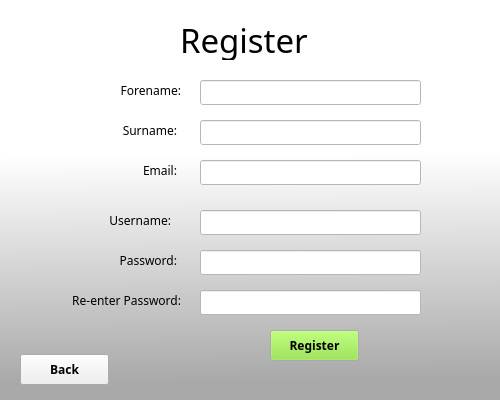
<?xml version="1.0" encoding="UTF-8"?>
<ui version="4.0">
 <class>RegisterWindow</class>
 <widget class="QWidget" name="RegisterWindow">
  <property name="geometry">
   <rect>
    <x>0</x>
    <y>0</y>
    <width>500</width>
    <height>400</height>
   </rect>
  </property>
  <property name="windowTitle">
   <string>Form</string>
  </property>
  <property name="styleSheet">
   <string notr="true">

#RegisterWindow{background-color: qlineargradient(spread:pad, x1:0.512, y1:1, x2:0.503, y2:0.306727, stop:0.0696517 rgba(169, 169, 169, 255), stop:0.890547 rgba(255, 255, 255, 255));}
#stackedWidget{ background-color: rgba(1,1,1,0);}</string>
  </property>
  <widget class="QStackedWidget" name="stackedWidget">
   <property name="geometry">
    <rect>
     <x>0</x>
     <y>0</y>
     <width>500</width>
     <height>400</height>
    </rect>
   </property>
   <property name="sizePolicy">
    <sizepolicy hsizetype="Fixed" vsizetype="Fixed">
     <horstretch>0</horstretch>
     <verstretch>0</verstretch>
    </sizepolicy>
   </property>
   <property name="styleSheet">
    <string notr="true"/>
   </property>
   <widget class="QWidget" name="page">
    <property name="styleSheet">
     <string notr="true"/>
    </property>
    <widget class="QLabel" name="RegisterTitle">
     <property name="geometry">
      <rect>
       <x>180</x>
       <y>19</y>
       <width>191</width>
       <height>41</height>
      </rect>
     </property>
     <property name="font">
      <font>
       <family>AnjaliOldLipi</family>
       <pointsize>25</pointsize>
      </font>
     </property>
     <property name="text">
      <string>Register</string>
     </property>
    </widget>
    <widget class="QLabel" name="ForenameRegisterLabel">
     <property name="enabled">
      <bool>true</bool>
     </property>
     <property name="geometry">
      <rect>
       <x>100</x>
       <y>80</y>
       <width>81</width>
       <height>21</height>
      </rect>
     </property>
     <property name="font">
      <font>
       <family>AnjaliOldLipi</family>
      </font>
     </property>
     <property name="text">
      <string>Forename:</string>
     </property>
     <property name="alignment">
      <set>Qt::AlignRight|Qt::AlignTrailing|Qt::AlignVCenter</set>
     </property>
    </widget>
    <widget class="QLabel" name="SurnameRegisterLabe">
     <property name="enabled">
      <bool>true</bool>
     </property>
     <property name="geometry">
      <rect>
       <x>110</x>
       <y>120</y>
       <width>67</width>
       <height>21</height>
      </rect>
     </property>
     <property name="font">
      <font>
       <family>AnjaliOldLipi</family>
      </font>
     </property>
     <property name="text">
      <string>Surname:</string>
     </property>
     <property name="alignment">
      <set>Qt::AlignRight|Qt::AlignTrailing|Qt::AlignVCenter</set>
     </property>
    </widget>
    <widget class="QLabel" name="PasswordRegisterLabel">
     <property name="enabled">
      <bool>true</bool>
     </property>
     <property name="geometry">
      <rect>
       <x>106</x>
       <y>250</y>
       <width>71</width>
       <height>21</height>
      </rect>
     </property>
     <property name="font">
      <font>
       <family>AnjaliOldLipi</family>
      </font>
     </property>
     <property name="text">
      <string>Password:</string>
     </property>
     <property name="alignment">
      <set>Qt::AlignRight|Qt::AlignTrailing|Qt::AlignVCenter</set>
     </property>
    </widget>
    <widget class="QLabel" name="PasswordRegisterLabel_2">
     <property name="enabled">
      <bool>true</bool>
     </property>
     <property name="geometry">
      <rect>
       <x>50</x>
       <y>290</y>
       <width>131</width>
       <height>21</height>
      </rect>
     </property>
     <property name="font">
      <font>
       <family>AnjaliOldLipi</family>
      </font>
     </property>
     <property name="text">
      <string>Re-enter Password:</string>
     </property>
     <property name="alignment">
      <set>Qt::AlignRight|Qt::AlignTrailing|Qt::AlignVCenter</set>
     </property>
    </widget>
    <widget class="QLabel" name="UsernameRegisterLabel">
     <property name="enabled">
      <bool>true</bool>
     </property>
     <property name="geometry">
      <rect>
       <x>90</x>
       <y>210</y>
       <width>81</width>
       <height>21</height>
      </rect>
     </property>
     <property name="font">
      <font>
       <family>AnjaliOldLipi</family>
      </font>
     </property>
     <property name="text">
      <string>Username:</string>
     </property>
     <property name="alignment">
      <set>Qt::AlignRight|Qt::AlignTrailing|Qt::AlignVCenter</set>
     </property>
    </widget>
    <widget class="QLabel" name="EmailRegisterLabel">
     <property name="enabled">
      <bool>true</bool>
     </property>
     <property name="geometry">
      <rect>
       <x>110</x>
       <y>160</y>
       <width>67</width>
       <height>21</height>
      </rect>
     </property>
     <property name="font">
      <font>
       <family>AnjaliOldLipi</family>
      </font>
     </property>
     <property name="text">
      <string>Email:</string>
     </property>
     <property name="alignment">
      <set>Qt::AlignRight|Qt::AlignTrailing|Qt::AlignVCenter</set>
     </property>
    </widget>
    <widget class="QLineEdit" name="ReEnterPassword">
     <property name="geometry">
      <rect>
       <x>200</x>
       <y>290</y>
       <width>221</width>
       <height>25</height>
      </rect>
     </property>
     <property name="styleSheet">
      <string notr="true">background-color: rgb(255, 255, 255);</string>
     </property>
    </widget>
    <widget class="QLineEdit" name="RegisterPassword">
     <property name="geometry">
      <rect>
       <x>200</x>
       <y>250</y>
       <width>221</width>
       <height>25</height>
      </rect>
     </property>
     <property name="styleSheet">
      <string notr="true">background-color: rgb(255, 255, 255);</string>
     </property>
    </widget>
    <widget class="QLineEdit" name="RegisterUsername">
     <property name="geometry">
      <rect>
       <x>200</x>
       <y>210</y>
       <width>221</width>
       <height>25</height>
      </rect>
     </property>
     <property name="styleSheet">
      <string notr="true">background-color: rgb(255, 255, 255);</string>
     </property>
    </widget>
    <widget class="QLineEdit" name="RegisterEmail">
     <property name="geometry">
      <rect>
       <x>200</x>
       <y>160</y>
       <width>221</width>
       <height>25</height>
      </rect>
     </property>
     <property name="styleSheet">
      <string notr="true">background-color: rgb(255, 255, 255);</string>
     </property>
    </widget>
    <widget class="QLineEdit" name="RegisterSurname">
     <property name="geometry">
      <rect>
       <x>200</x>
       <y>120</y>
       <width>221</width>
       <height>25</height>
      </rect>
     </property>
     <property name="styleSheet">
      <string notr="true">background-color: rgb(255, 255, 255);</string>
     </property>
    </widget>
    <widget class="QLineEdit" name="RegisterForename">
     <property name="geometry">
      <rect>
       <x>200</x>
       <y>80</y>
       <width>221</width>
       <height>25</height>
      </rect>
     </property>
     <property name="styleSheet">
      <string notr="true">background-color: rgb(255, 255, 255);</string>
     </property>
    </widget>
    <widget class="QPushButton" name="RegisterButton">
     <property name="geometry">
      <rect>
       <x>270</x>
       <y>330</y>
       <width>89</width>
       <height>31</height>
      </rect>
     </property>
     <property name="palette">
      <palette>
       <active>
        <colorrole role="Button">
         <brush brushstyle="SolidPattern">
          <color alpha="255">
           <red>138</red>
           <green>226</green>
           <blue>52</blue>
          </color>
         </brush>
        </colorrole>
       </active>
       <inactive>
        <colorrole role="Button">
         <brush brushstyle="SolidPattern">
          <color alpha="255">
           <red>138</red>
           <green>226</green>
           <blue>52</blue>
          </color>
         </brush>
        </colorrole>
       </inactive>
       <disabled>
        <colorrole role="Button">
         <brush brushstyle="SolidPattern">
          <color alpha="255">
           <red>138</red>
           <green>226</green>
           <blue>52</blue>
          </color>
         </brush>
        </colorrole>
       </disabled>
      </palette>
     </property>
     <property name="font">
      <font>
       <family>AnjaliOldLipi</family>
       <weight>75</weight>
       <bold>true</bold>
      </font>
     </property>
     <property name="text">
      <string>Register</string>
     </property>
    </widget>
    <widget class="QPushButton" name="RegisterBackButton">
     <property name="geometry">
      <rect>
       <x>20</x>
       <y>354</y>
       <width>89</width>
       <height>31</height>
      </rect>
     </property>
     <property name="font">
      <font>
       <family>AnjaliOldLipi</family>
       <weight>75</weight>
       <bold>true</bold>
      </font>
     </property>
     <property name="text">
      <string>Back</string>
     </property>
    </widget>
   </widget>
  </widget>
 </widget>
 <resources/>
 <connections/>
</ui>
